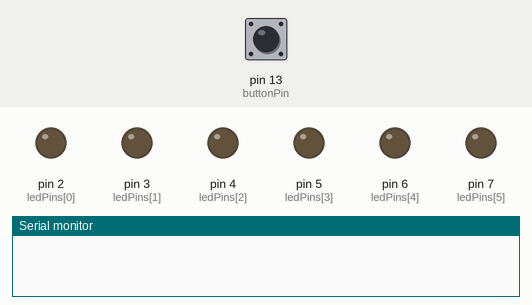
Simulated run of this sketch. Board: Arduino Uno, built with avr-gcc and run on an emulated ATmega328P. On the bench: output pins drawn as LEDs (lit = HIGH), the last lines printed to the serial monitor. Inputs (shaded band) come from the test bench; at power-on: pin 13 (buttonPin) HIGH. Random numbers use the default seed unless the sketch sets one.

Above: at 1.2 s.
1.3 s: pin 13 (buttonPin) pulled LOW for 0.15 s
At 1.6 s:
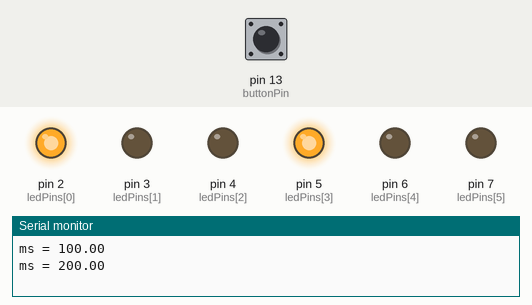
At 2.0 s:
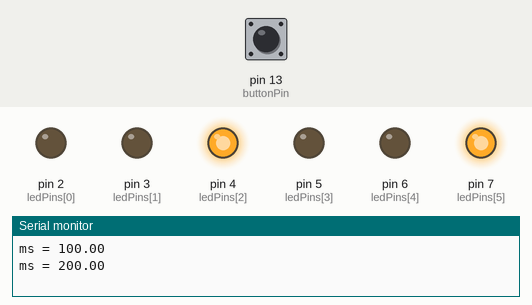
3.6 s: pin 13 (buttonPin) pulled LOW for 3.2 s
At 6.86 s:
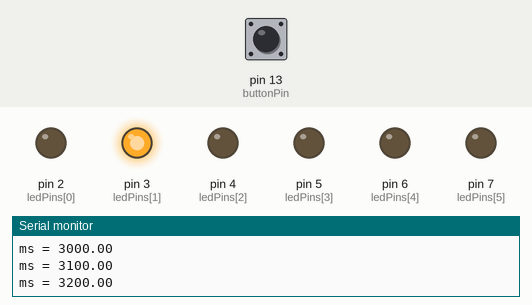
Timing chart, 0 to 8.4 s (numbered marks = the images above; inputs shaded):
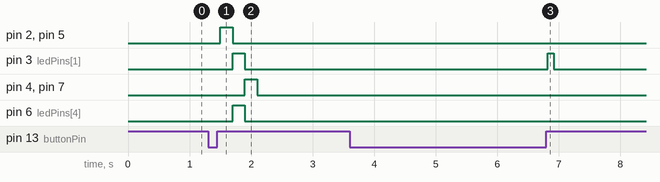

The sketch:

Lighting_Up_SS.ino
```cpp
//https://learn.sparkfun.com/tutorials/sik-experiment-guide-for-arduino---v32/experiment-4-driving-multiple-leds
// To keep track of all the LED pins, we'll use an "array".
// An array lets you store a group of variables, and refer to them
// by their position, or "index". Here we're creating an array of
// eight integers, and initializing them to a set of values:

float pressLength_milliSeconds = 0;

int optionOne_milliSeconds = 100;
int optionTwo_milliSeconds = 2000;

int buttonPin = 13;

int ledPins[] = {2,3,4,5,6,7};
int ledPin_Option_3 = 13;

// The first element of an array is index 0.
// We've put the value "2" in index 0, "3" in index 1, etc.
// The final index in the above array is 7, which contains
// the value "9".

// We're using the values in this array to specify the pin numbers
// that the eight LEDs are connected to. LED 0 is connected to
// pin 2, LED 1 is connected to pin 3, etc.

void setup(){
  int index;

  //Initialize the pushbutton pin as an input pullup
  pinMode(buttonPin, INPUT_PULLUP);


 // In this sketch, we'll use "for() loops" to step variables from
  // one value to another, and perform a set of instructions for
  // each step. For() loops are a very handy way to get numbers to
  // count up or down.

  // Every for() loop has three statements separated by
  // semicolons (;):

  //   1. Something to do before starting
  //   2. A test to perform; as long as it's true, keep looping
  //   3. Something to do after each loop (increase a variable)

  // For the for() loop below, these are the three statements:

  //   1. index = 0;    Before starting, make index = 0.
  //   2. index <= 7;   If index is less or equal to 7,
  //                    run the following code.
  //            (When index = 8, continue with the sketch.)
  //   3. index++   Putting "++" after a variable means
  //                    "add one to it".
  //            (You can also use "index = index + 1".)

  // Every time you go through the loop, the statements following
  // the for() (within the brackets) will run.

  // When the test in statement 2 is finally false, the sketch
  // will continue.


  // Here we'll use a for() loop to initialize all the LED pins
  // to outputs. This is much easier than writing eight separate
  // statements to do the same thing.

  // This for() loop will make index = 0, then run the pinMode()
  // statement within the brackets. It will then do the same thing
  // for index = 2, index = 3, etc. all the way to index = 7.

for(index = 0; index <= 5; index++){
  pinMode(ledPins[index], OUTPUT);
  //led Pins[index is replaced by the value in the array.
  //For example, ledPins[0] is 2

  //Start serial communciation
  Serial.begin(9600);
}
}

void loop(){
  //Record the tenths of seconds the button is being held down
  while(digitalRead(buttonPin) == LOW){

    delay(100);
    pressLength_milliSeconds = pressLength_milliSeconds + 100;

    //display how long button has been held
    Serial.print("ms = ");
    Serial.println(pressLength_milliSeconds);
  }

  //Option 2 - Execute the second option if the button is held long enough
  if(pressLength_milliSeconds >= optionTwo_milliSeconds){
  randomLED();
}

//Option 1 = Execute the first option
else if(pressLength_milliSeconds >= optionOne_milliSeconds){
  marquee();
  }

  //reset the pressLength_milliSeconds after loop is done
  pressLength_milliSeconds = 0;

}

void randomLED(){
  int index;
  int delayTime;

  // The random() function will return a semi-random number each
  // time it is called. See http://arduino.cc/en/Reference/Random
  // for tips on how to make random() even more random.

  index = random(6);    // pick a random number between 0 and 7
  delayTime = 100;

  digitalWrite(ledPins[index], HIGH);  // turn LED on
  delay(delayTime);                    // pause to slow down
  digitalWrite(ledPins[index], LOW);   // turn LED off
}

void marquee(){
  int index;
  int delayTime = 200; //milliseconds to pause between LEDs
                       //Make this smaller for faster switching

   //Step through the first 3 LEDs
   //(We'll light up on in the lower 3 and one in the upper 3)

   for(index = 0; index <= 2; index++){ // Step from 0 to 2
    digitalWrite(ledPins[index], HIGH); // Turn a LED on
    digitalWrite(ledPins[index+3], HIGH); // Skip three, and turn that LED on
    delay(delayTime); //Pause to slow down the sequence
    digitalWrite(ledPins[index], LOW); // Turn the LED off
    digitalWrite(ledPins[index+3], LOW); // Skip four, and turn that LED off
   }
}
```

Measured:
- after the input at 1.3 s, pin 2 (ledPins[0]), pin 5 (ledPins[3]): LOW → HIGH after 0.20 s, → LOW 0.20 s later; pin 3 (ledPins[1]), pin 6 (ledPins[4]): LOW → HIGH after 0.40 s, → LOW 0.20 s later; pin 4 (ledPins[2]), pin 7 (ledPins[5]): LOW → HIGH after 0.60 s, → LOW 0.20 s later
- after the input at 3.6 s, pin 3 (ledPins[1]): LOW → HIGH after 3.2 s, → LOW 0.10 s later
